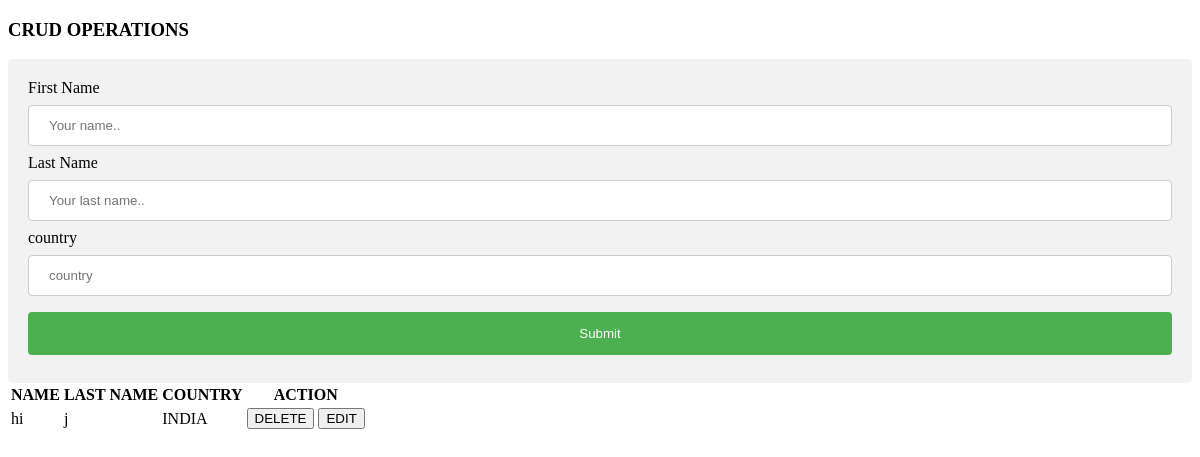
Before: / with the older database file.
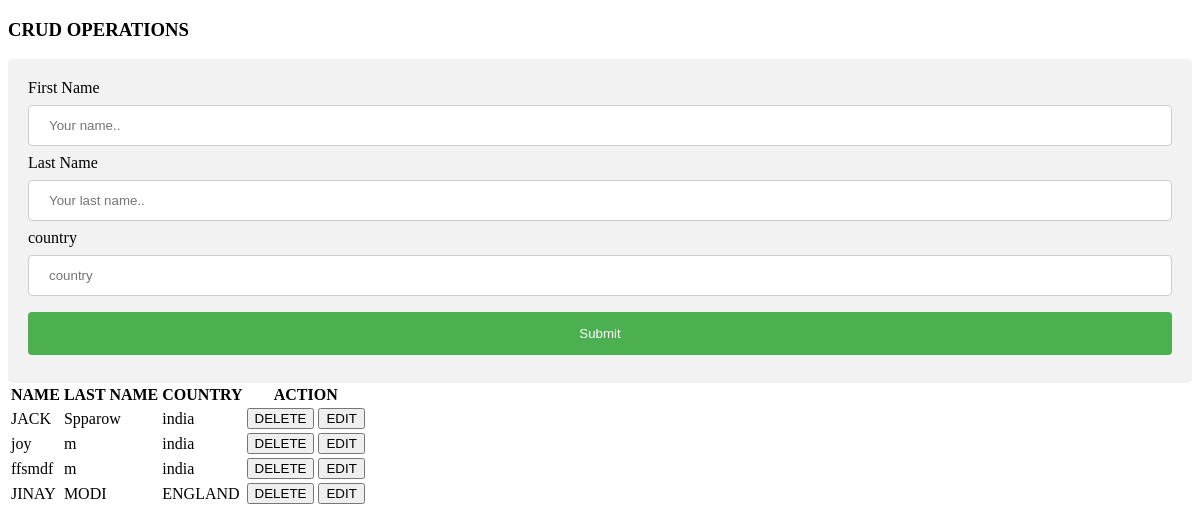
After: the same page with the newer database file.
### myapp/models.py (models this page shows, shortened)
class User(models.Model):
    name=models.CharField(max_length=50)
    lastname=models.CharField(max_length=50)
    country=models.CharField(max_length=20)

### myapp/views.py (the view)
# urls.py: path('',views.index,name='index'),
def index(request):
    msg='USER CREATED'
    if request.method=='POST':
        User.objects.create(name=request.POST['name'],lastname=request.POST['lastname'],country=request.POST['country'])
        many = User.objects.all()
        return render(request,'index.html',{'msg':msg,'many':many})
    many = User.objects.all()
    return render(request,'index.html',{'many':many})

### myapp/templates/index.html (shortened to what this page needs)
<!DOCTYPE html>
<html>
<body>
<h3>CRUD OPERATIONS</h3>
<div>
    <form role="form" action="{% url 'index' %}" method="POST">
    <label for="fname">First Name</label>
    <input type="text" id="fname" name="name" placeholder="Your name..">
    <label for="lname">Last Name</label>
    <input type="text" id="lname" name="lastname" placeholder="Your last name..">
    <label for="lname">country</label>
    <input type="text" id="lname" name="country" placeholder="country">
    <input type="submit" value="Submit"><br>
  </form>
</div>
<table>
    <tr>
      <th>NAME</th>
      <th>LAST NAME</th>
      <th>COUNTRY</th>
      <th colspan="2">ACTION</th>
    </tr>
    {% for one in many %}
    <tr>
      <td>{{one.name}}</td>
      <td>{{one.lastname}}</td>
      <td>{{one.country}}</td>
      <td><a href="{% url 'delete' one.id %}"><button class="btn btn-danger">DELETE</button></a>  </td>
      <td><a href="{% url 'edit' one.id %}"><button class="btn btn-danger">EDIT</button></a>  </td>
    </tr>
    {% endfor %}
      </table>
</body>
</html>

### myapp/templates/index.html (style rules this page uses)
input[type=text], select { width: 100%; padding: 12px 20px; margin: 8px 0; display: inline-block; border: 1px solid #ccc; border-radius: 4px; box-sizing: border-box; }
input[type=submit] { width: 100%; background-color: #4CAF50; color: white; padding: 14px 20px; margin: 8px 0; border: none; border-radius: 4px; cursor: pointer; }
div { border-radius: 5px; background-color: #f2f2f2; padding: 20px; }

Changed rows visible on the page:
removed User: name "hi", lastname "j", country "INDIA"
added User: name "JACK", lastname "Spparow", country "india"
added User: name "joy", lastname "m", country "india"
added User: name "ffsmdf", lastname "m", country "india"
added User: name "JINAY", lastname "MODI", country "ENGLAND"
